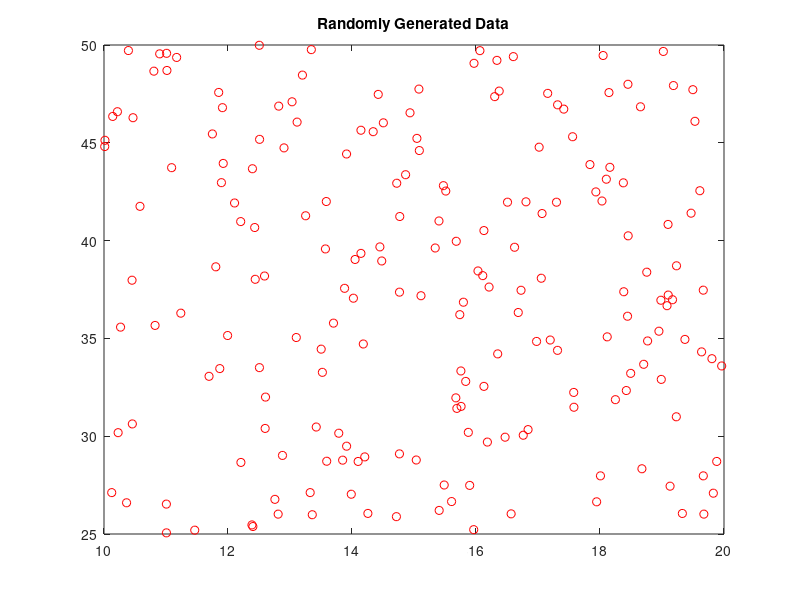
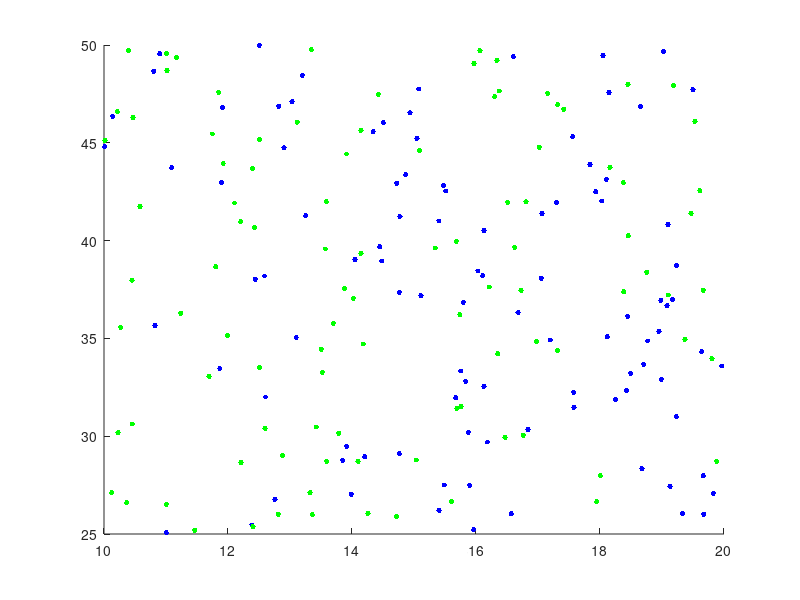

MATLAB code to generate these figures, in order: (Note: this script raises an error after producing the figures.)
% % This example do the followings: 
% - Create a dataset in the range of 10-20 for X coordinate and between 25 to 50 for Y coordinate 
% - Label the dataset into two classes (1 and 2).
% - Divide the dataset randomly into training and testing examples.
% - Train and test the K-NN
% - Plot data points based upon the corresponding class label for each data point as well one testing data point.  
clear;close all; clc;
rng(0);
xmin=10;
xmax=20;
n=200;
x=[xmin+rand(1,n)*(xmax-xmin)];
x=x';

xmin=25;
xmax=50;
y=[xmin+rand(1,n)*(xmax-xmin)];
y=y';

dataset=[x y];

 plot(dataset(:,1),dataset(:,2),'ro')
 title 'Randomly Generated Data'
 for i=1:size(dataset,1)
     if i<=100
         Class_Lab(i)=1;
     elseif (i>100) 
         Class_Lab(i)=2;
     
     end
         
 end

  Class_Lab=Class_Lab';
  dataset(:,3)=Class_Lab;
  
     Total_Samples = size(dataset,1);
     Selected_Samples = Total_Samples*0.6; % 60% of the total samples
     assert(Selected_Samples<=Total_Samples); %  cannot choose more rows than exist in the matrix');
     rand_rows = randperm(Total_Samples);
     
     
  k=1;  
j=1;
      for i=1:size(dataset,1)
         if k<=Selected_Samples   % if k <=120 assign random rows to the training dataset
        TR_Temp{i}=dataset(rand_rows(i),:); 
        k=k+1;
         else   % if k >120 assign random rows to the testing dataset (by the way, data that is assigned to the training dataset would not appear in the testing dataset
             TE_Temp{j}=dataset(rand_rows(i),:);   
          k=k+1;
          j=j+1;
         end

      end
  Training_Dataset=cell2mat(TR_Temp');
  Testing_Dataset=cell2mat(TE_Temp');   
  
  Training_Dataset2=Training_Dataset(:,1:2);
  Testing_Dataset2=Testing_Dataset(:,1:2); 
  Class_Lab_Training=Training_Dataset(:,3);

   k=3;

  Mdl = fitcknn(Training_Dataset2,Class_Lab_Training,'NumNeighbors',k)
   Classification=predict(Mdl, Testing_Dataset2(19,:)) 
figure; 
hold on
% 
 plot(dataset(Class_Lab==1,1),dataset(Class_Lab==1,2),'b.', 'MarkerSize',12)
 plot(dataset(Class_Lab==2,1),dataset(Class_Lab==2,2),'g.', 'MarkerSize',12)
 plot(Testing_Dataset2(19,1),Testing_Dataset2(19,2),'kX', 'MarkerSize',20)

